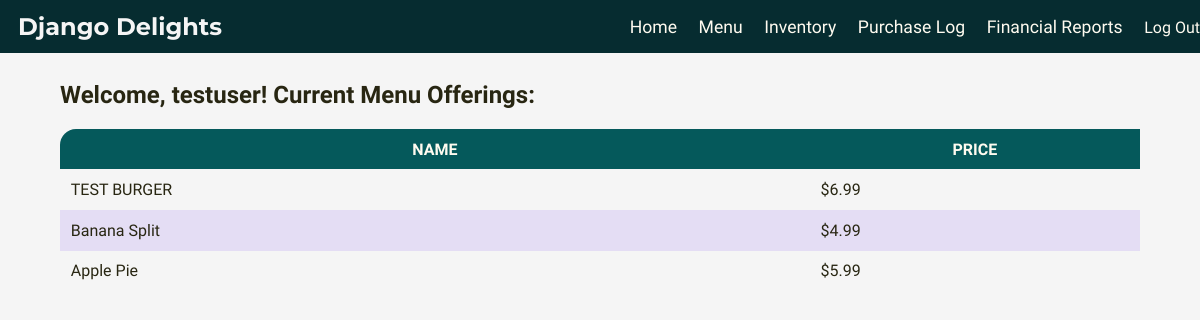
The app's page / (signed in) with its own data.
### inventory/models.py (models this page shows, shortened)
class MenuItem(models.Model):
    menu_item_name = models.CharField(unique=True, max_length=30)
    item_price = models.FloatField(default=0.00)

### inventory/views.py (the view)
# urls.py: urlpatterns = [path('', views.HomeView.as_view(), name='home'),
class HomeView(LoginRequiredMixin, TemplateView):
    template_name = "inventory/home.html"
    def get_context_data(self):
        context = super().get_context_data()
        context["menu"] = MenuItem.objects.all()
        context["ingredient"] = Ingredient.objects.all()
        context["recipe"] = RecipeRequirements.objects.all()
        context["purchases"] = Purchase.objects.all()
        return context

### inventory/templates/inventory/home.html (shortened to what this page needs)
{% extends "./base.html" %}
{% load static %}
{% block head %}
<link rel="stylesheet" href="{% static 'inventory/style.css' %}">
{% endblock %}
{% block content %}
<div class="container body-container">
    <h2>Welcome, {{ user.username }}! Current Menu Offerings:</h2>
    {% if menu %}
    <table id ="menu-table">
        <tr class="table-heading">
            <th>Name</th>
            <th>Price</th>
        </tr>
            {% for item in menu %}
            <tr>
                <td>{{ item.menu_item_name }}</td>
                <td>${{ item.item_price }}</td>
            </tr>
            {% endfor %}
    </table>
    {% else %}
            <p>There are no items in the menu.</p>
        {% endif %}
</div>
{% endblock %}

### inventory/static/inventory/style.css (style rules this page uses)
body { width:100%; height:100%; top:0; left:0; margin:0; padding:0; position:relative; background-color:#F5F5F5; max-width: 100vw; color:#282612; font-family: 'Work Sans', sans-serif; font-size:1em; }
.body-container { width:90%; margin-left:5%; padding:0; display:flex; flex-direction:column; margin-top:0.5em; margin-bottom:10%; justify-content:flex-start; }
table { width:100%; border-collapse:collapse; }
table td, th { padding:1%; margin:0; border:none; }
.body-container table:not(.overview-tbl) tr:first-child { background-color:#05595B; color:#fffbf0; }
.body-container h2 { text-align:left; align-self: flex-start; }
table th { text-transform:uppercase; }
table:not(.overview-tbl) tr:nth-child(odd):not(.table-heading) { background-color:#e4ddf4; }
table:not(.overview-tbl) { border-radius:1em !important; }
table:not(.overview-tbl) tr:first-of-type { border-radius:1em 1em 0 0 !important; }
table:not(.overview-tbl) tr:last-of-type { border-radius:0 0 1em 1em !important; }
table:not(.overview-tbl) th:first-of-type { border-radius:1em 0 0 0; }
table:not(.overview-tbl) th:last-of-type, table:not(.overview-tbl) { border-radius:0 1em 0 0; }
table:not(.overview-tbl) tr:last-of-type td:last-of-type, table:not(.overview-tbl) { border-radius: 0 0 1em 0; }
table:not(.overview-tbl) tr:last-of-type td:first-of-type, table:not(.overview-tbl) { border-radius: 0 0 0 1em; }

### records on screen
MenuItem: menu_item_name "TEST BURGER", item_price "6.99"
MenuItem: menu_item_name "Banana Split", item_price "4.99"
MenuItem: menu_item_name "Apple Pie", item_price "5.99"

### other values on screen
{{ user.username }} "testuser"
